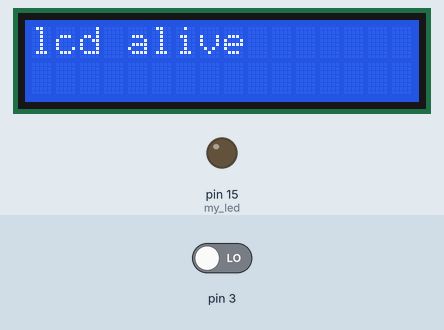
Simulated run of this sketch. Board: Arduino Uno, built with avr-gcc and run on an emulated ATmega328P. On the bench: 16×2 character LCD, output pins drawn as LEDs (lit = HIGH). Inputs (shaded band) come from the test bench; at power-on: pin 3 LOW.

Above: at 0.1 s.
At 2.1 s:
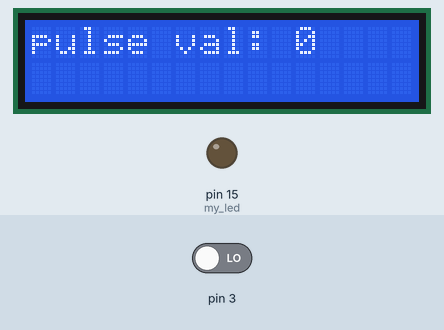

The sketch:

RCpulSense.ino
```cpp
// Code Example 1-3 Using an Interrupt pin to capture an R/C pulse length
// mead mod for 16x2 lcd display, different LED output pin, etc
// Connect signal from R/C receiver into Ardu's digital pin 2/3
// Turn On R/C transmitter
// If valid signal is received, you should see the LED on pin x turn On.
// If no valid signal is received, you will see the LED turned Off.
//Uses: LiqCrystal display, interrupt,

#include <LiquidCrystal.h>

int my_led = 15; // A1 drives LED

volatile long servo_startPulse;
volatile unsigned int pulse_val;  // never over 2400
int servo_val;  // will = pulse val for display, etc


// make DFRobot LCD object, give it Pins to use
LiquidCrystal lcd(8, 9, 4, 5, 6, 7);  // order matters

void setup()
{
  lcd.begin(16, 2);
  lcd.clear();
  lcd.setCursor(0, 0);
  lcd.print("lcd alive");
  delay(2000);

  pinMode(my_led, OUTPUT); // led + on A1
//  pinMode(16, OUTPUT); // can use A2 for LED ground
//  digitalWrite(16, LOW);

  attachInterrupt(1, rc_begin, RISING); // init D3 as interrupt on a rising signal
} // end setup

// set up the rising interrupt
void rc_begin()
{
  servo_startPulse = micros();
  detachInterrupt(1);  // turn Off the rising interrupt
  attachInterrupt(1, rc_end, FALLING); // turn On the falling interrupt
}

// set up the falling interrupt
void rc_end()
{
  pulse_val = micros() - servo_startPulse;
  detachInterrupt(1);  // turn Off the falling interrupt
  attachInterrupt(1, rc_begin, RISING); // turn On the rising interrupt
}

void loop()
{
  servo_val = pulse_val; // get the value from Interrupt Service Routine
  if (servo_val > 1200 && servo_val < 1800)  // middle of range lites up, else dark
  {
    digitalWrite(my_led, HIGH);   // if the value is mid- R/C range, turn the LED On
  }  // end if
  else
  {
    digitalWrite(my_led, LOW);  // If value is not within the range, turn the LED Off.
  }
  lcd.clear();  // display value on LCD
  lcd.setCursor(0, 0);
  lcd.print("pulse val: ");
  // lcd.setCursor(0, 1);
  lcd.print(servo_val);
  delay(100);
}  //end loop
```
